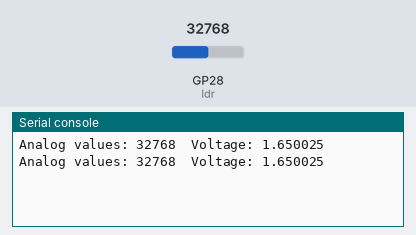
Recording of a program running on a simulated Raspberry Pi Pico running MicroPython. Parts: the last lines printed to the serial console. The inputs (shaded band) are chosen by the test bench; at power-on: GP28 (ldr) = 32768 (analog values on the 0–65535 scale).

Above: at 1.2 s.
1.3 s: GP28 (ldr) set to 45874
At 2.6 s:
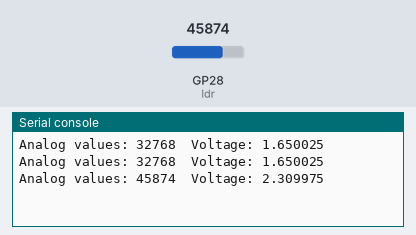
2.8 s: GP28 (ldr) set to 57670
At 3.8 s:
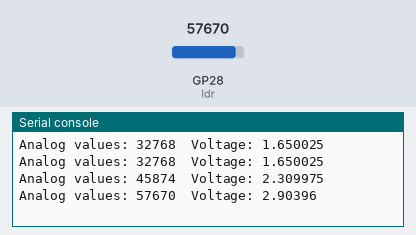
Timing chart, 0 to 5.8 s (numbered marks = the images above; inputs shaded):
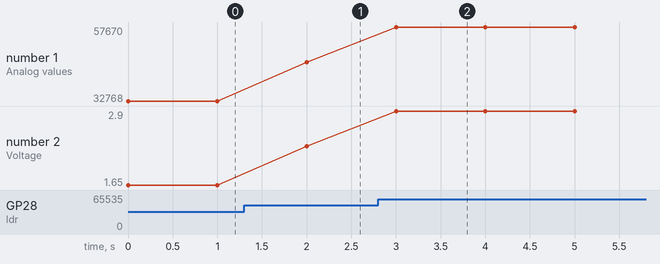

The program:

ldr-val.py
```python
# ==================================================
"""
Project objectives:
    Read voltage from an LDR circuit
    Convert readings from LDR to voltage
    Print readings to the console

Hardware and connections used:
    LDR and a 10k ohm resistor in series (specifically a voltage divider network)
    LDR connected to 3.3 V (reference voltage)
    10k ohm resistor connected to GND
    Overlap of LDR and 10k ohm resistor connected to GPIO Pin 28 (capable of ADC)

Author: Adrian Josele G. Quional
"""
# ==================================================

# modules
from machine import ADC, Pin
from time import sleep

# creating an ADC object named LDR
# LDR can be connected to any GPIO pins capable of analog inputs (GPIO 26-28)
ldr = ADC(Pin(28))

# continuously read voltage from the LDR
while True:
    # store LDR readings in a variable
    ldr_val = ldr.read_u16()

    # convert LDR readings (analog values) to voltage
    # conversion factor: 3.3 V = 65535
    voltage = ldr_val * (3.3 / 65535)

    # print analog values and equivalent voltage
    print(f"Analog values: {ldr_val}	Voltage: {voltage}")
    sleep(1)
```

Measured:
- after the input at 1.3 s, the serial console: prints a new line after 0.70 s (image 1)
- after the input at 2.8 s, the serial console: prints a new line after 0.20 s (image 2)
- plotted number 1: 32768 → 45874 after the input at 1.3 s, 45874 → 57670 after the input at 2.8 s
- plotted number 2: 1.65 → 2.31 after the input at 1.3 s, 2.31 → 2.9 after the input at 2.8 s
